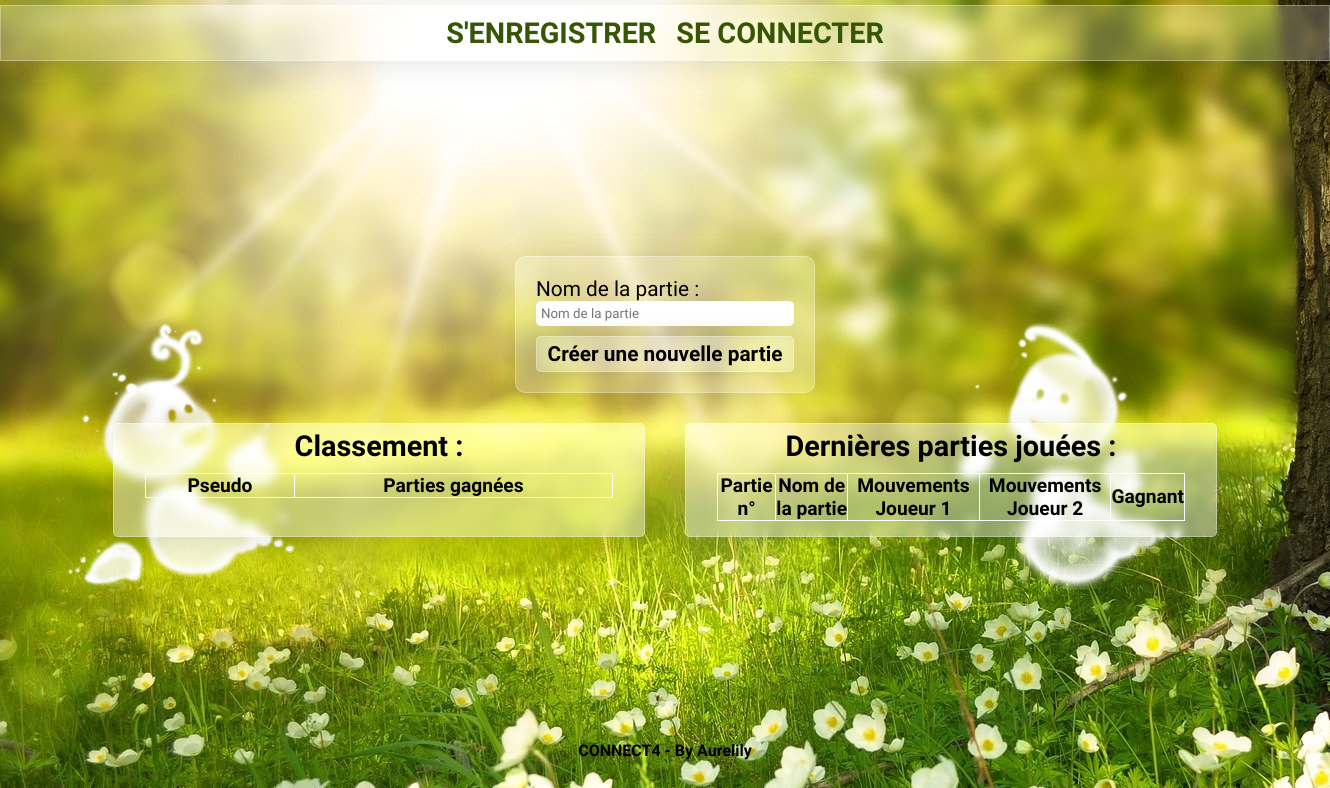
/stats.php, run on an earlier commit of the app's database.
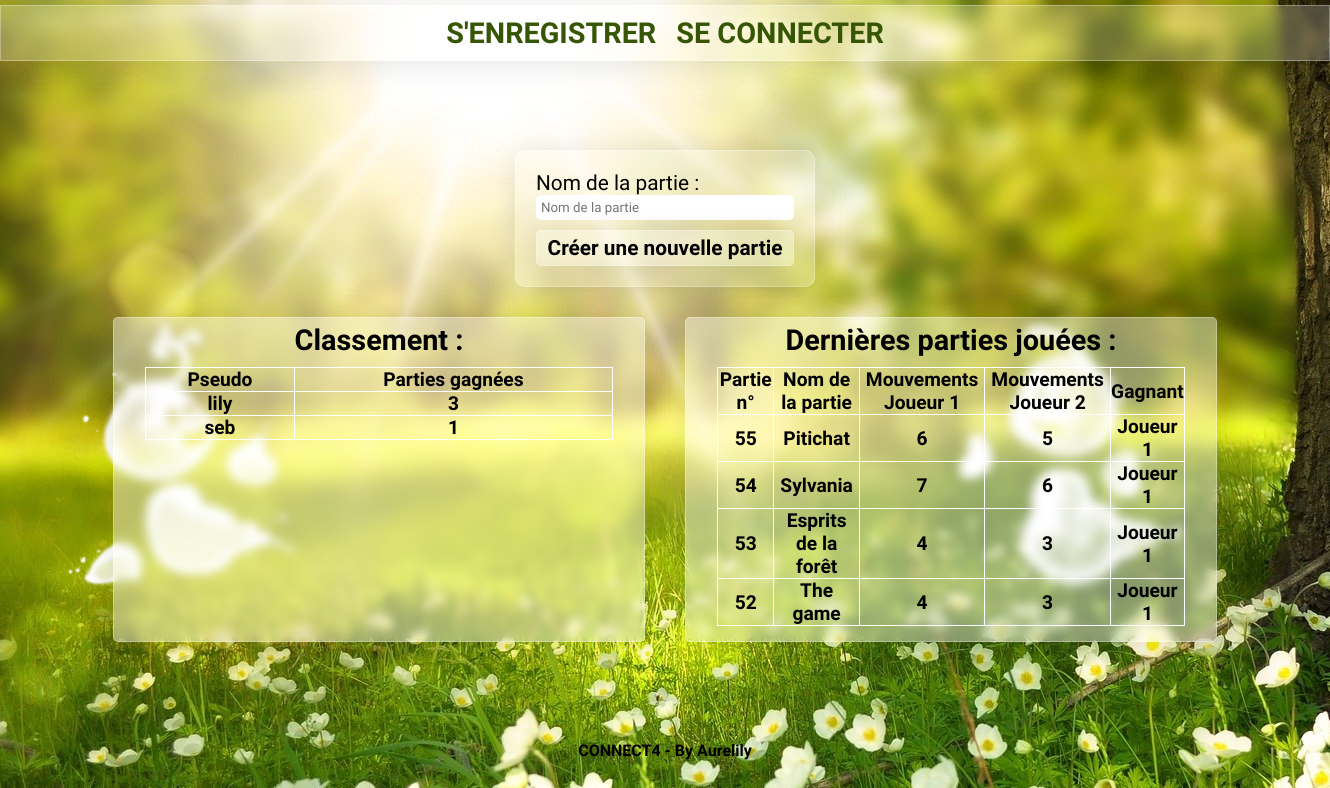
And on a later commit of the database.
### tables this page shows
CREATE TABLE `creators` (
  `id_creator` int(11) NOT NULL,
  `login` text NOT NULL,
  `password` text NOT NULL,
  `win_games` int(11) NOT NULL
);

CREATE TABLE `games` (
  `id_game` int(11) NOT NULL,
  `id_player1` int(11) NOT NULL,
  `game_name` text NOT NULL,
  `moves_player1` int(11) NOT NULL,
  `moves_player2` int(11) NOT NULL,
  `winner` text
);

### Model/User.php (called while the page is built, shortened)
<?php
require_once 'Model/Model.php';
abstract class User extends Model
{
public static function getAllUsers()
{
    $sql = "SELECT login, win_games FROM creators ORDER BY win_games DESC";
    $selectQuery = self::requestExecute($sql);
    $infos = $selectQuery->fetchAll(PDO::FETCH_ASSOC);
    return $infos;
}
}

### Model/Model.php (called while the page is built)
<?php
abstract class Model {
    private static $bdd;
    private static function getBdd()
    {
        $servername = 'localhost';
        $username = 'root';
        $password = 'root';
        $db = 'connect4';
        try
        {
            self::$bdd = new PDO( "mysql:host=$servername;dbname=$db", $username, $password,
                            array(PDO::ATTR_ERRMODE => PDO::ERRMODE_EXCEPTION) );
            return self::$bdd;
        }
        catch (PDOException $e)
        {
            echo "Connection failed: " . $e->getMessage();
        }
    }
    public static function requestExecute($sql, $params = null)
    {
        if ($params == null)
        {
            $result = self::getBdd()->query($sql);
        }
        else
        {
            $result = self::getBdd()->prepare($sql);
            $result->execute($params);
        }
        return $result;
    }
}

### Model/Game.php (called while the page is built, shortened)
<?php
require_once 'Model/Model.php';
Class Game extends Model {
public static function getGames(){
    $sql = "SELECT id_game, game_name, moves_player1, moves_player2, winner FROM games ORDER BY id_game DESC LIMIT 15";
    $selectQuery = self::requestExecute($sql);
    $infos = $selectQuery->fetchAll(PDO::FETCH_ASSOC);
    return $infos;
}
}

### stats.php (the view, shortened to what this page needs)
<?php require_once('Model/User.php');?>
<?php require_once('Model/Game.php');?>
<main>
          <ul class="circles">
    </ul>
    <div class="formContainer">
        <form class="formClassement glassEffect" action ="" method="POST">
            <label for="game_name">Nom de la partie :</label>
            <input type="text" name="game_name" placeholder="Nom de la partie"/>
            <button class="glassEffect" type="submit" name="submit_game" >Créer une nouvelle partie</button>
        </form>
    </div>
    <div class="statContainer">
         <div class="winnersStats">
             <h2>Classement :</h2>
             <table class="tableStat">
                <thead>
                    <tr>
                        <th>Pseudo</th>
                        <th>Parties gagnées</th>
                    </tr>
                </thead>
                <tbody>
                    <?php
                    $users = User::getAllUsers();
                    foreach($users as $user){
                        echo ('<tr><td>'.$user['login'].'</td><td>'.$user['win_games'].'</td></tr>');
                    }
                    ?>
                </tbody>
             </table>
       </div>
        <div class="recapStats">
            <h2>Dernières parties jouées :</h2>
            <table class="tableStat">
                <thead>
                    <tr>
                        <th>Partie n°</th>
                        <th>Nom de la partie</th>
                        <th>Mouvements Joueur 1</th>
                        <th>Mouvements Joueur 2</th>
                        <th>Gagnant</th>
                    </tr>
                </thead>
                <tbody>
                    <?php
                    $games = Game::getGames();
                    foreach($games as $game){
                        echo ('<tr>
                        <td>'.$game['id_game'].'</td>
                        <td>'.$game['game_name'].'</td>
                        <td>'.$game['moves_player1'].'</td>
                        <td>'.$game['moves_player2'].'</td>
                        <td>'.$game['winner'].'</td>
                        </tr>');
                    }
                    ?>
                </tbody>
             </table>
        </div>
    </div>
</main>
<?php $content = ob_get_clean(); ?>
<?php require_once ('View/layout.php')?>

### View/layout.php (shortened to what this page needs)
<!DOCTYPE html>
<html lang="fr">
<head>
    <link rel="stylesheet" type="text/css" href="View/CSS/style.css">
    <link rel="stylesheet" type="text/css" href="View/CSS/specials.css">
</head>
<body>
    <header class="glassEffect">
        <nav class="navbar">
            <?php if (isset($_SESSION['connected'])): ?>
                <a href="stats.php">Classement</a>
                <form id="formDisconnect" action="" method="POST">
                    <button type="submit" name="deconnexion" >Se déconnecter
                    </button>
                </form>
            <?php else : ?>
                <a href="./register.php">S'enregistrer</a>
                <a href="./login.php">Se connecter</a>
            <?php endif ?>
        </nav>
    </header>
    <main>
    <div id="spirit1">
      <img src="./Media/spirit1.png">
    </div>
    <div id="spirit2">
    <img src="./Media/spirit2.png">
    </div>
    <?=
    $content
    ?>
    </main>
    <footer>CONNECT4 - By Aurelily </footer>
</body>
</html>

### View/CSS/style.css (style rules this page uses)
* { margin: 0; padding: 0; box-sizing: border-box; font-family: "Alumni Sans Pinstripe", sans-serif; }
body { background-image: url("../../Media/forest.jpg"); background-attachment: fixed; }
.glassEffect { background: rgba(255, 255, 255, 0.2); box-shadow: 0 4px 30px rgba(0, 0, 0, 0.1); backdrop-filter: blur(5px); -webkit-backdrop-filter: blur(5px); border: 1px solid rgba(255, 255, 255, 0.3); }
header, footer { text-align: center; width: 100%; font-weight: bold; }
footer { font-size: 1em; display: flex; justify-content: center; }
header { font-size: 1.8em; margin-top: 5px; }
.navbar { display: flex; justify-content: center; align-items: center; }
a { color: #365605; text-decoration: none; text-transform: uppercase; margin: 10px; }
main { width: 100%; min-height: 85vh; margin: 0 auto; display: flex; flex-direction: column; justify-content: center; align-items: center; }
.formClassement { z-index: 12; font-size: 1.3em; width: 300px; display: flex; flex-direction: column; padding: 20px; border-radius: 10px; }
.formContainer { display: flex; justify-content: center; align-items: center; padding: 10px; }
.forms input, .formClassement input { margin-bottom: 10px; padding: 5px; border-radius: 5px; border: none; }
.forms button, .formClassement button { text-align: center; width: 100%; font-size: 1em; font-weight: bold; border-radius: 5px; padding: 5px; }
#spirit1, #spirit2 { position: absolute; top: 40%; animation: float 6s ease-in-out infinite; }
#spirit1 { left: 5%; }
#spirit2 { right: -10%; }
#spirit1 img, #spirit2 img { width: 45%; height: 45%; }
footer { width: 100%; text-align: end; padding: 0 2%; }
.statContainer { display: flex; justify-content: center; width: 100%; }
.winnersStats, .recapStats { width: 40%; font-size: 1.2em; font-weight: 900; background: rgba(255, 255, 255, 0.4); box-shadow: 0 4px 30px rgba(0, 0, 0, 0.1); backdrop-filter: blur(5px); -webkit-backdrop-filter: blur(5px); border: 1px solid rgba(255, 255, 255, 0.3); border-radius: 5px; padding: 5px; margin: 20px; display: flex; flex-direction: column; align-items: center; }
.tableStat { border: solid 1px white; width: 90%; border-collapse: collapse; margin: 10px; }
.tableStat td, .tableStat th { border: solid 1px white; text-align: center; border-collapse: collapse; }

### View/CSS/specials.css (style rules this page uses)
.circles { position: absolute; top: 60px; left: 0; width: 100%; height: 90%; overflow: hidden; }

What changed in the data, as far as the page shows it:
added creators: login "lily", win_games "3"
added creators: login "seb", win_games "1"
added games: id_game "55", game_name "Pitichat", moves_player1 "6", moves_player2 "5", winner "Joueur 1"
added games: id_game "54", game_name "Sylvania", moves_player1 "7", moves_player2 "6", winner "Joueur 1"
added games: id_game "53", game_name "Esprits de la forêt", moves_player1 "4", moves_player2 "3", winner "Joueur 1"
added games: id_game "52", game_name "The game", moves_player1 "4", moves_player2 "3", winner "Joueur 1"
